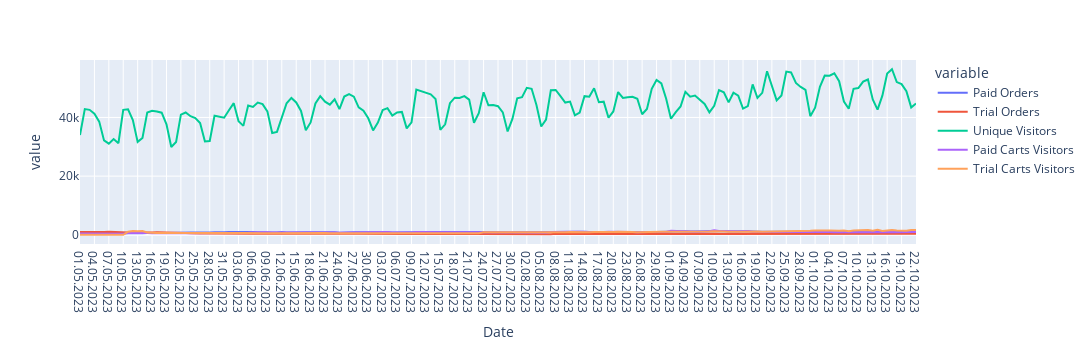

Notebook source saved alongside this figure:
### Code cell
data = pd.read_csv("Data/Edu_TS_all.csv", sep=";", index_col=0,
                   parse_dates=True)
data.plot().update_layout(height=350, width=1350).show()

### Figure 1 — Plotly figure (JSON) as saved in the notebook; plotly's stock layout.template omitted (floating-point values rounded to 4 significant figures; data arrays with more than 128 entries replaced by an {"elided": "..."} marker saying what was removed)
{"data": [{"hovertemplate": "variable=Paid Orders<br>Date=%{x}<br>value=%{y}<extra></extra>", "legendgroup": "Paid Orders", "line": {"color": "#636efa", "dash": "solid"}, "marker": {"symbol": "circle"}, "mode": "lines", "name": "Paid Orders", "orientation": "v", "showlegend": true, "type": "scatter", "x": {"elided": "175 str values"}, "xaxis": "x", "y": {"elided": "175 int values"}, "yaxis": "y"}, {"hovertemplate": "variable=Trial Orders<br>Date=%{x}<br>value=%{y}<extra></extra>", "legendgroup": "Trial Orders", "line": {"color": "#EF553B", "dash": "solid"}, "marker": {"symbol": "circle"}, "mode": "lines", "name": "Trial Orders", "orientation": "v", "showlegend": true, "type": "scatter", "x": {"elided": "175 str values"}, "xaxis": "x", "y": {"elided": "175 int values"}, "yaxis": "y"}, {"hovertemplate": "variable=Unique Visitors<br>Date=%{x}<br>value=%{y}<extra></extra>", "legendgroup": "Unique Visitors", "line": {"color": "#00cc96", "dash": "solid"}, "marker": {"symbol": "circle"}, "mode": "lines", "name": "Unique Visitors", "orientation": "v", "showlegend": true, "type": "scatter", "x": {"elided": "175 str values"}, "xaxis": "x", "y": {"elided": "175 int values"}, "yaxis": "y"}, {"hovertemplate": "variable=Paid Carts Visitors<br>Date=%{x}<br>value=%{y}<extra></extra>", "legendgroup": "Paid Carts Visitors", "line": {"color": "#ab63fa", "dash": "solid"}, "marker": {"symbol": "circle"}, "mode": "lines", "name": "Paid Carts Visitors", "orientation": "v", "showlegend": true, "type": "scatter", "x": {"elided": "175 str values"}, "xaxis": "x", "y": {"elided": "175 int values"}, "yaxis": "y"}, {"hovertemplate": "variable=Trial Carts Visitors<br>Date=%{x}<br>value=%{y}<extra></extra>", "legendgroup": "Trial Carts Visitors", "line": {"color": "#FFA15A", "dash": "solid"}, "marker": {"symbol": "circle"}, "mode": "lines", "name": "Trial Carts Visitors", "orientation": "v", "showlegend": true, "type": "scatter", "x": {"elided": "175 str values"}, "xaxis": "x", "y": {"elided": "175 int values"}, "yaxis": "y"}], "layout": {"height": 350, "legend": {"title": {"text": "variable"}, "tracegroupgap": 0}, "margin": {"t": 60}, "width": 1350, "xaxis": {"anchor": "y", "domain": [0, 1], "title": {"text": "Date"}}, "yaxis": {"anchor": "x", "domain": [0, 1], "title": {"text": "value"}}}}
